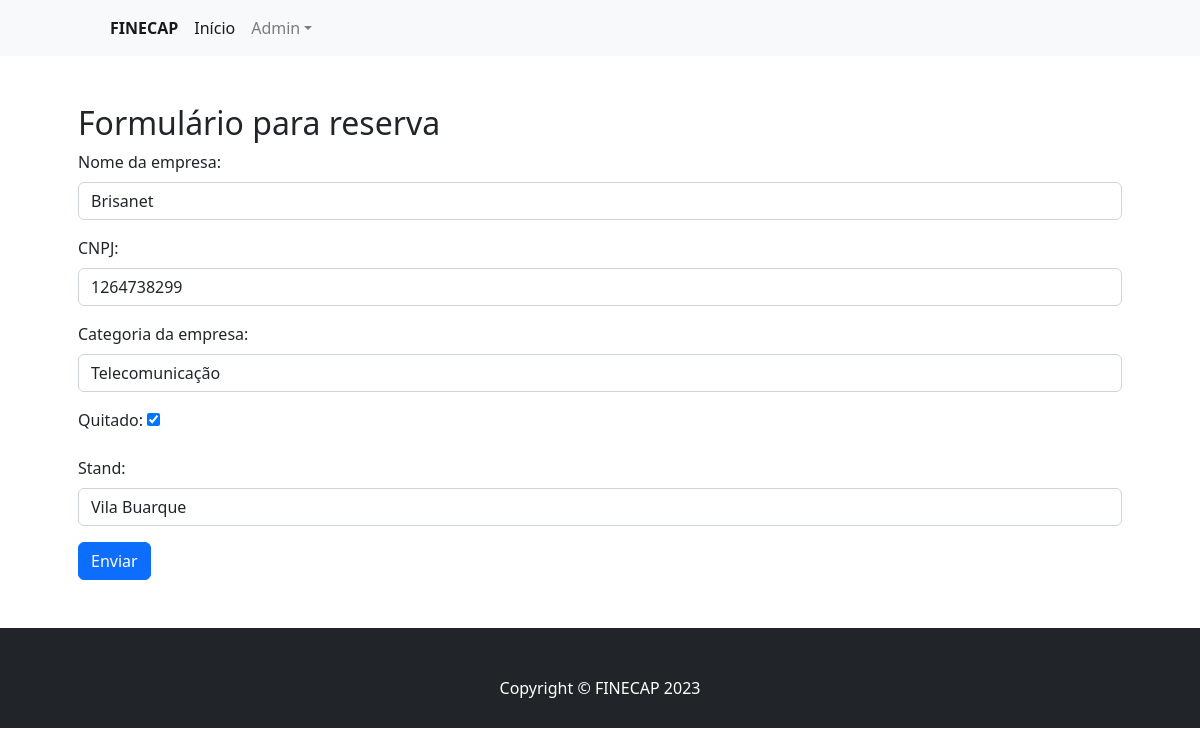
The app's page /reserva/editar/1/ with its own data.
### stands/models.py (models this page shows, shortened)
class Reserva(models.Model):
    CATEGORIA = (
        ('telecomunicação', 'Telecomunicação'),
        ('fast-food', 'Fast-Food'),
        ('marketing', 'Marketing'),
        ('cultura', 'Cultura')
    )
    nome_empresa = models.CharField(max_length=200, verbose_name='Nome da empresa')
    cnpj = models.CharField(max_length=14, verbose_name='CNPJ')
    categoria_empresa = models.CharField(max_length=200, choices=CATEGORIA, verbose_name='Categoria da empresa')
    quitado = models.BooleanField(default=False)
    stand = models.OneToOneField(Stand,on_delete=models.CASCADE)

### stands/views.py (the view)
# urls.py: path('reserva/editar/<int:id>/',reserva_editar, name='reserva_editar'),
def reserva_editar(request,id):
    reserva = get_object_or_404(Reserva,id=id)
    if request.method == 'POST':
        form = ReservaForm(request.POST,instance=reserva)
        if form.is_valid():
            form.save()
            return redirect('reserva_edicao')
    else:
        form = ReservaForm(instance=reserva)
    return render(request,"stands/form.html",{'form':form})

### stands/forms.py
class ReservaForm(forms.ModelForm):
    class Meta:
        model = Reserva
        fields = '__all__'
        widgets = {
            'nome_empresa': forms.TextInput(attrs={'class': 'form-control'}),
            'cnpj': forms.NumberInput(attrs={'class': 'form-control'}),
            'categoria_empresa': forms.Select(attrs={'class': 'form-control'}),
            'quitado': forms.CheckboxInput(),
            'stand': forms.Select(attrs={'class': 'form-control'}),
        }

### stands/models.py (called while the page is built)
    def __str__(self):
        return self.localizacao

### stands/templates/stands/form.html (shortened to what this page needs)
{% extends 'base.html' %}
{% block center %}
<div class="container px-4 px-lg-5 mt-5 mb-5">
    <h2>Formulário para reserva</h2>
    <form method="post" enctype="multipart/form-data">
        {{ form.as_p }}
        <button type="submit" class="btn btn-primary">Enviar</button>
    </form>
</div>
{% endblock %}

### records on screen
Reserva: nome_empresa "Brisanet", cnpj "1264738299", categoria_empresa "Telecomunicação", quitado "☑", stand "Vila Buarque"
